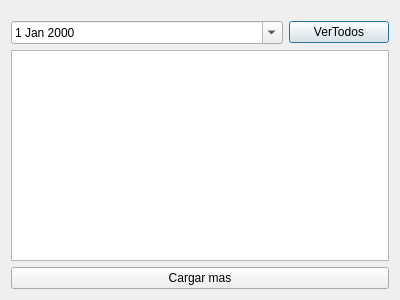
<?xml version="1.0" encoding="UTF-8"?>
<ui version="4.0">
 <class>Dialog</class>
 <widget class="QDialog" name="Dialog">
  <property name="geometry">
   <rect>
    <x>0</x>
    <y>0</y>
    <width>400</width>
    <height>300</height>
   </rect>
  </property>
  <property name="windowTitle">
   <string>Registro de entradas y salidas</string>
  </property>
  <layout class="QGridLayout" name="gridLayout">
   <item row="2" column="0">
    <widget class="QTableView" name="tableView">
     <property name="editTriggers">
      <set>QAbstractItemView::NoEditTriggers</set>
     </property>
     <property name="tabKeyNavigation">
      <bool>false</bool>
     </property>
     <property name="showDropIndicator" stdset="0">
      <bool>false</bool>
     </property>
     <property name="dragDropOverwriteMode">
      <bool>false</bool>
     </property>
     <property name="selectionMode">
      <enum>QAbstractItemView::NoSelection</enum>
     </property>
    </widget>
   </item>
   <item row="1" column="0">
    <layout class="QHBoxLayout" name="horizontalLayout">
     <property name="topMargin">
      <number>10</number>
     </property>
     <item>
      <widget class="QDateEdit" name="dateEdit">
       <property name="wrapping">
        <bool>false</bool>
       </property>
       <property name="calendarPopup">
        <bool>true</bool>
       </property>
      </widget>
     </item>
     <item>
      <widget class="QPushButton" name="pushButton">
       <property name="maximumSize">
        <size>
         <width>100</width>
         <height>16777215</height>
        </size>
       </property>
       <property name="text">
        <string>VerTodos</string>
       </property>
      </widget>
     </item>
    </layout>
   </item>
   <item row="3" column="0">
    <widget class="QPushButton" name="qloadmore">
     <property name="text">
      <string>Cargar mas</string>
     </property>
    </widget>
   </item>
  </layout>
 </widget>
 <resources/>
 <connections/>
</ui>
